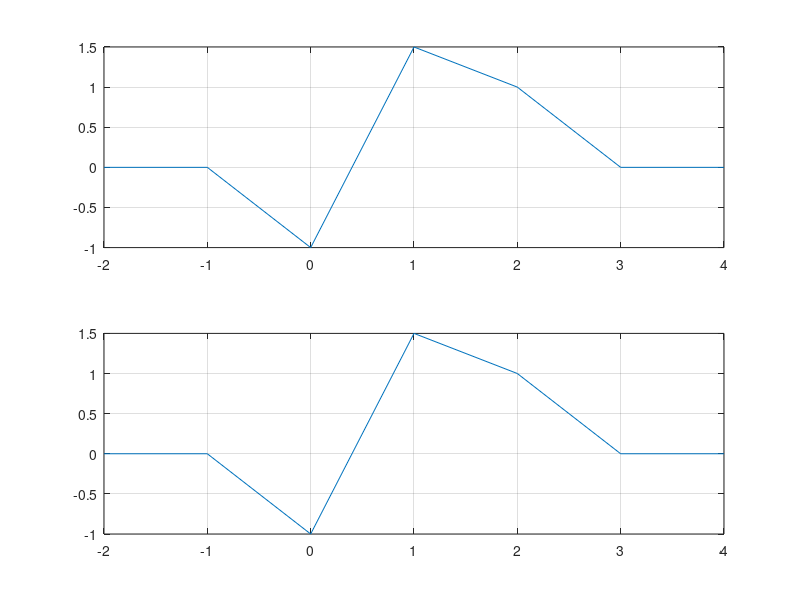

The MATLAB script that drew this image:
clear                                           %sterge variabilele din workspace
close                                           %inchide figura curenta
clc                                             %sterge textul din fereastra de comanda
t = [-2,-1, 0, 1.0, 2, 3, 4];                   %vector cu momentele de timp
x = [ 0, 0,-1, 1.5, 1, 0, 0];                   %vector cu pozitiile

%Reprezentarea grafica a semnalului prin puncte
subplot(2,1,1)
plot(t,x)
axis([-2 4 -1 1.5])
grid on

hold on

%Reprezentarea grafica a semnalului prin drepte
%(y-yA)/(yB-yA)=(t-tA)/(tB-tA)
t1=[-2,-1];
y1=0*t1;

t2=[-1,0];
y2=-t2-1;

t3=[0,1];
y3=(2.5*t3-1);

t4=[1,2];
y4=2-0.5*t4;

t5=[2,3];
y5=3-t5;

t6=[3,4];
y6=0*t6;

T=[t1,t2,t3,t4,t5,t6];
Y=[y1,y2,y3,y4,y5,y6];
subplot(2,1,2)
plot(T,Y)
axis([-2 4 -1 1.5])
grid on